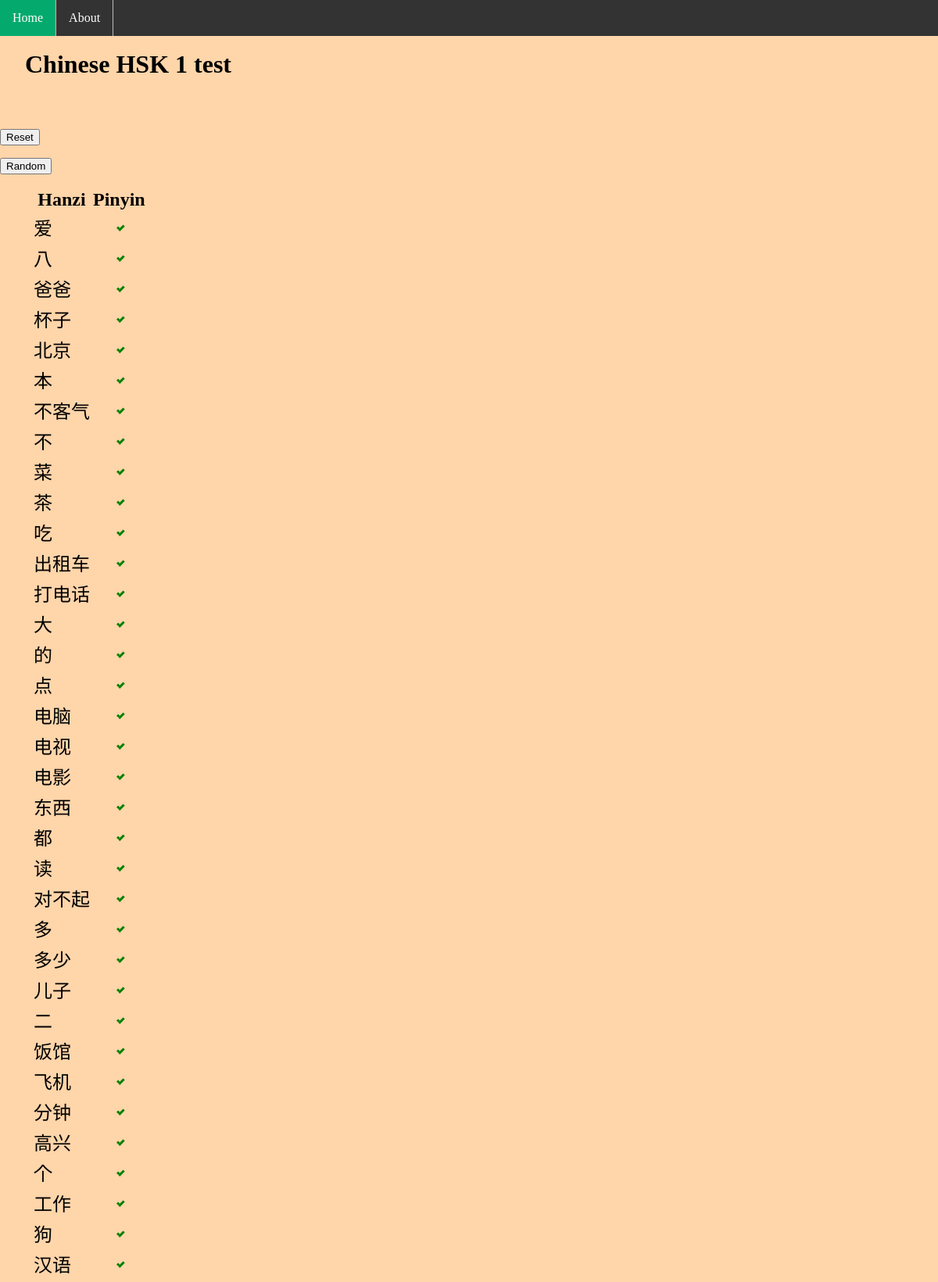
Page /test/1/ (upper part) on the committed database.
### chinesetest/models.py (models this page shows, shortened)
class Word(models.Model):
    hanzi = models.CharField(max_length=30)
    pinyin = models.CharField(max_length=30)
    solved = models.BooleanField(default=False)
    hsk = models.IntegerField()

### chinesetest/views.py (the view)
# urls.py: path('test/<int:hsk>/', views.test, name='test'),
def test(request, hsk):
    words = Word.objects.filter(hsk=hsk)
    context = {'words_list': words, 'hsk': hsk, 'full_test': True}
    return render(request, 'test.html', context)

### chinesetest/templates/test.html (shortened to what this page needs)
{% extends "base.html" %}
{% block content %}
	<h1>Chinese HSK {{ hsk }} test</h1>
	<form action="{% url 'chinesetest:reset' hsk %}">
		<input type="submit" value="Reset" name="reset">
	</form>
    <form action="{% url 'chinesetest:random' hsk %}">
		<input type="submit" value="Random" name="random">
	</form>
	<div id="word_list">
		<ul>
			<form action="{% url 'chinesetest:check' %}" method="POST" autocomplete="off" id="words_form">
				<table>
						<tr>
							<th>Hanzi</th>
							<th>Pinyin</th>
						</tr>
					{% for word in words_list %}
						<tr>
							<td>{{ word.hanzi }}</td>
                            {% if word.solved %}
                                <td>
                                    <span class="checkmark">
                                        <div class="checkmark_stem"></div>
                                        <div class="checkmark_kick"></div>
                                    </span>
                                </td>
                            {% else %}
                                <td><input id="text_input" type="text" name="pinyin"></td>
                                <td><input type="hidden" value="{{ word.id }}" name="word_id"/></td>
                            {% endif %}
						</tr>
				    {% endfor %}
				</table>
			</form>
		</ul>
	</div>
{% endblock content %}

### chinesetest/templates/base.html (shortened to what this page needs)
<html lang="en">
<head>
	{% load static %}
	<link rel="stylesheet" type="text/css" href="{% static '/style.css' %}">
</head>
<body>
    <div id="sidebar">
        {% block sidebar %}
        <ul class="sidebar">
            <li class="sidebar"><a class="active" href="/">Home</a></li>
            <li class="sidebar"><a href="/">About</a></li>
        </ul>
        {% endblock %}
    </div>
    <div id="content">
        {% block content %}{% endblock %}
    </div>
</body>
</html>

### chinesetest/static/style.css (style rules this page uses)
body { background-color: #FFD5AA; margin-left: 0; }
h1 { margin: 2em 1em; }
table { font-size: 1.5em; }
ul { list-style-type: none; }
li.sidebar { float: left; border-right:1px solid #bbb; }
li.sidebar a { display: block; color: white; text-align: center; padding: 14px 16px; text-decoration: none; }
.active { background-color: #04AA6D; }
ul.sidebar { margin: 0; padding: 0; overflow: hidden; background-color: #333; position: fixed; top: 0; width: 100%; z-index: 10; }
.checkmark { display:inline-block; width: 22px; height:22px; -ms-transform: rotate(45deg); -webkit-transform: rotate(45deg); transform: rotate(45deg); margin-left: 1em; }
.checkmark_stem { position: absolute; width:3px; height:9px; background-color:green; left:11px; top:6px; }
.checkmark_kick { position: absolute; width:3px; height:3px; background-color:green; left:8px; top:12px; }

### rows in the picture
Word: hanzi "爱", solved True (drawn)
Word: hanzi "八", solved True (drawn)
Word: hanzi "爸爸", solved True (drawn)
Word: hanzi "杯子", solved True (drawn)
Word: hanzi "北京", solved True (drawn)
Word: hanzi "本", solved True (drawn)
Word: hanzi "不客气", solved True (drawn)
Word: hanzi "不", solved True (drawn)
Word: hanzi "菜", solved True (drawn)
Word: hanzi "茶", solved True (drawn)
Word: hanzi "吃", solved True (drawn)
Word: hanzi "出租车", solved True (drawn)
Word: hanzi "打电话", solved True (drawn)
Word: hanzi "大", solved True (drawn)
Word: hanzi "的", solved True (drawn)
Word: hanzi "点", solved True (drawn)
Word: hanzi "电脑", solved True (drawn)
Word: hanzi "电视", solved True (drawn)
Word: hanzi "电影", solved True (drawn)
Word: hanzi "东西", solved True (drawn)
Word: hanzi "都", solved True (drawn)
Word: hanzi "读", solved True (drawn)
Word: hanzi "对不起", solved True (drawn)
Word: hanzi "多", solved True (drawn)
Word: hanzi "多少", solved True (drawn)
Word: hanzi "儿子", solved True (drawn)
Word: hanzi "二", solved True (drawn)
Word: hanzi "饭馆", solved True (drawn)
Word: hanzi "飞机", solved True (drawn)
Word: hanzi "分钟", solved True (drawn)
Word: hanzi "高兴", solved True (drawn)
Word: hanzi "个", solved True (drawn)
Word: hanzi "工作", solved True (drawn)
Word: hanzi "狗", solved True (drawn)
Word: hanzi "汉语", solved True (drawn)

### other values in the picture
{{ hsk }} "1"
